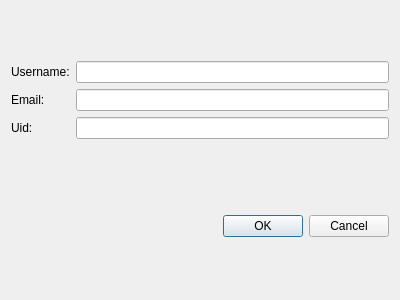
<?xml version="1.0" encoding="UTF-8"?>
<ui version="4.0">
 <class>FilterDialog</class>
 <widget class="QDialog" name="FilterDialog">
  <property name="geometry">
   <rect>
    <x>0</x>
    <y>0</y>
    <width>400</width>
    <height>300</height>
   </rect>
  </property>
  <property name="windowTitle">
   <string>Dialog</string>
  </property>
  <layout class="QVBoxLayout" name="verticalLayout">
   <item>
    <layout class="QGridLayout" name="gridLayout">
     <item row="0" column="0">
      <widget class="QLabel" name="usernameLabel">
       <property name="text">
        <string>Username:</string>
       </property>
      </widget>
     </item>
     <item row="0" column="1">
      <widget class="QLineEdit" name="usernameEdit"/>
     </item>
     <item row="1" column="0">
      <widget class="QLabel" name="emailLabel">
       <property name="text">
        <string>Email:</string>
       </property>
      </widget>
     </item>
     <item row="1" column="1">
      <widget class="QLineEdit" name="emailEdit"/>
     </item>
     <item row="2" column="0">
      <widget class="QLabel" name="uidLabel">
       <property name="text">
        <string>Uid:</string>
       </property>
      </widget>
     </item>
     <item row="2" column="1">
      <widget class="QLineEdit" name="uidEdit"/>
     </item>
    </layout>
   </item>
   <item>
    <spacer name="verticalSpacer">
     <property name="orientation">
      <enum>Qt::Vertical</enum>
     </property>
     <property name="sizeType">
      <enum>QSizePolicy::Preferred</enum>
     </property>
     <property name="sizeHint" stdset="0">
      <size>
       <width>20</width>
       <height>20</height>
      </size>
     </property>
    </spacer>
   </item>
   <item>
    <widget class="QDialogButtonBox" name="filterButtons">
     <property name="orientation">
      <enum>Qt::Horizontal</enum>
     </property>
     <property name="standardButtons">
      <set>QDialogButtonBox::Cancel|QDialogButtonBox::Ok</set>
     </property>
    </widget>
   </item>
  </layout>
 </widget>
 <resources/>
 <connections>
  <connection>
   <sender>filterButtons</sender>
   <signal>accepted()</signal>
   <receiver>FilterDialog</receiver>
   <slot>accept()</slot>
   <hints>
    <hint type="sourcelabel">
     <x>227</x>
     <y>282</y>
    </hint>
    <hint type="destinationlabel">
     <x>157</x>
     <y>274</y>
    </hint>
   </hints>
  </connection>
  <connection>
   <sender>filterButtons</sender>
   <signal>rejected()</signal>
   <receiver>FilterDialog</receiver>
   <slot>reject()</slot>
   <hints>
    <hint type="sourcelabel">
     <x>295</x>
     <y>288</y>
    </hint>
    <hint type="destinationlabel">
     <x>286</x>
     <y>274</y>
    </hint>
   </hints>
  </connection>
 </connections>
</ui>
